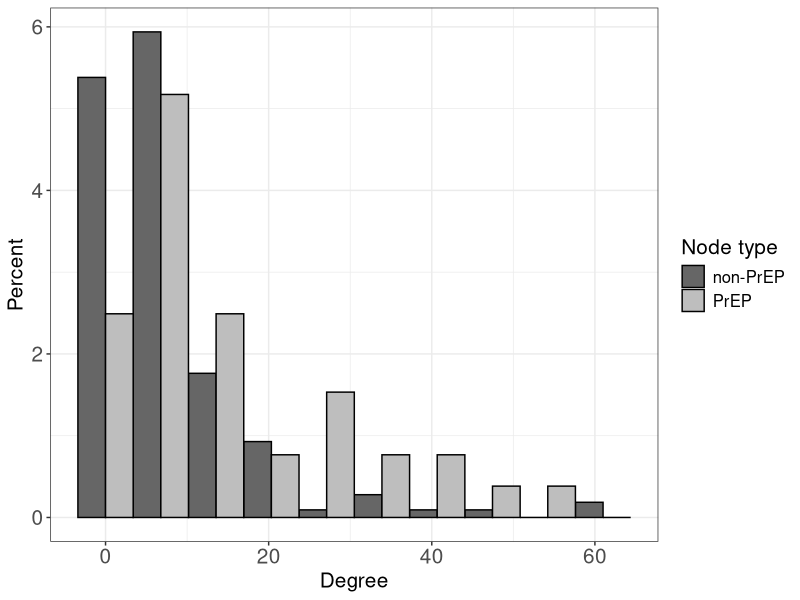
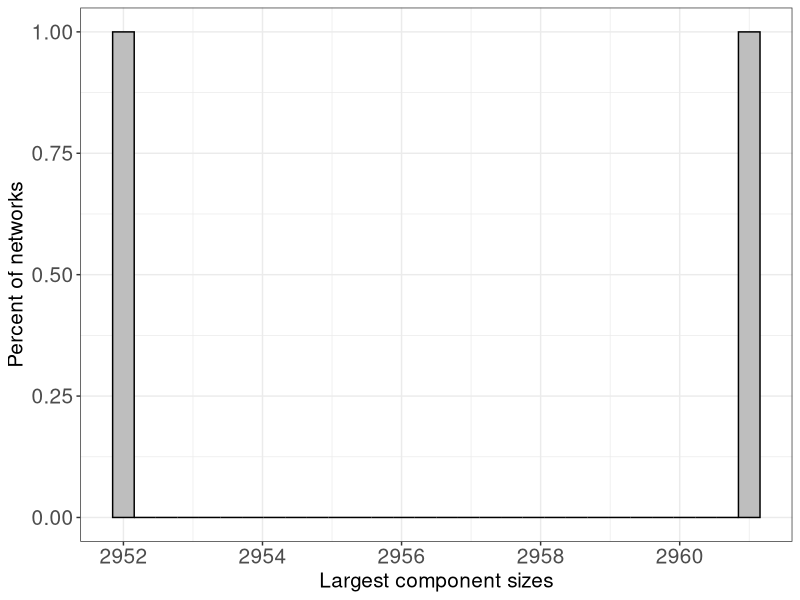
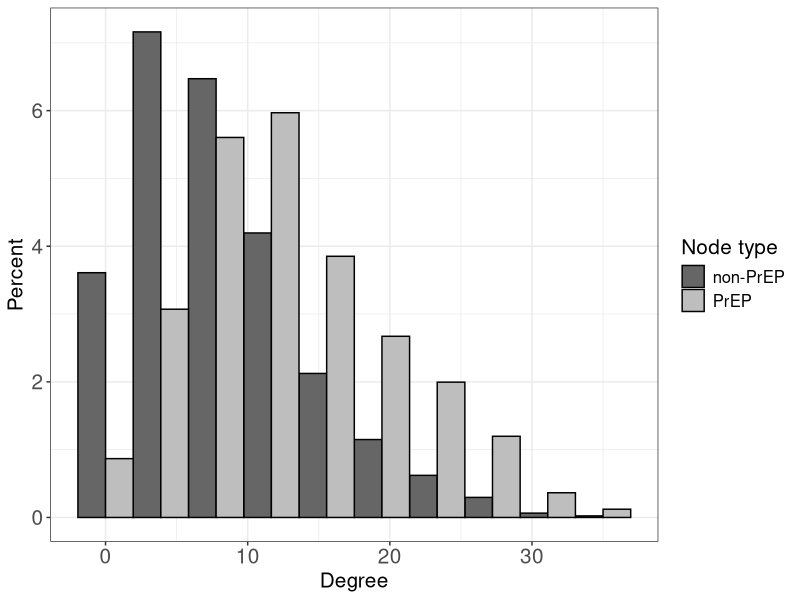
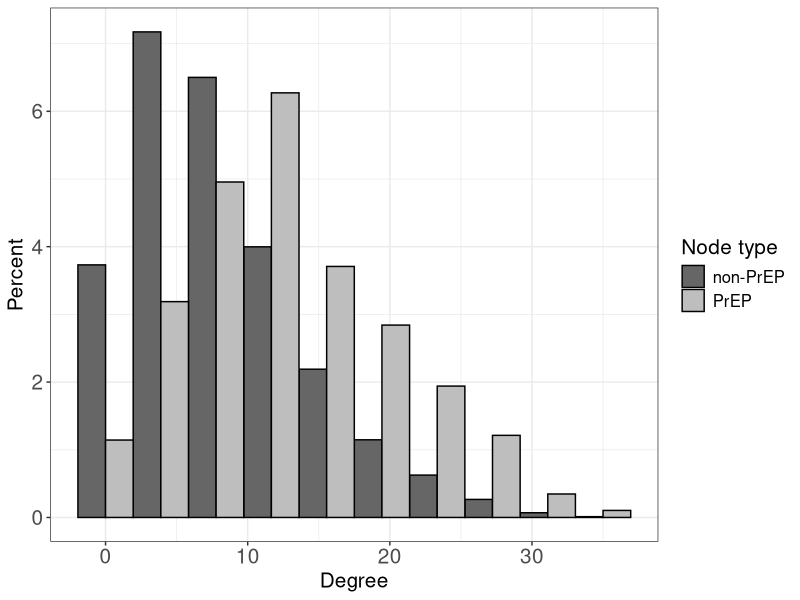
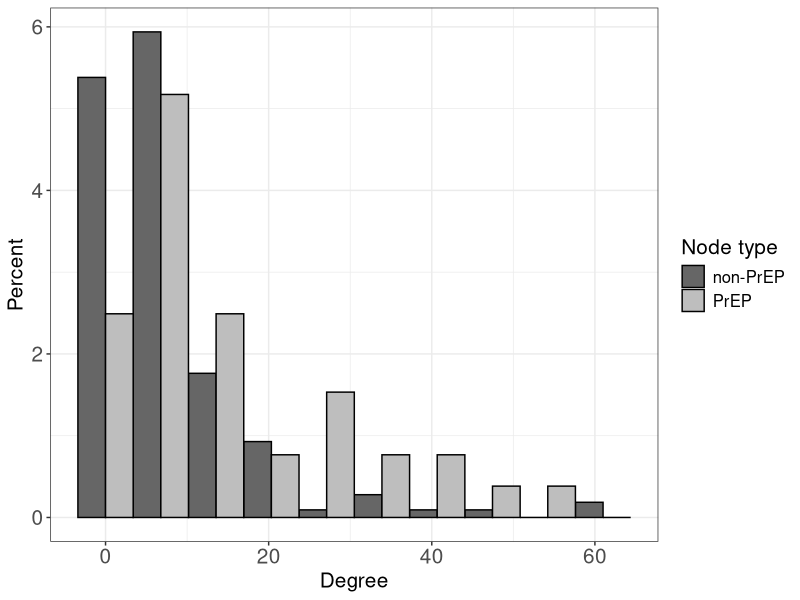
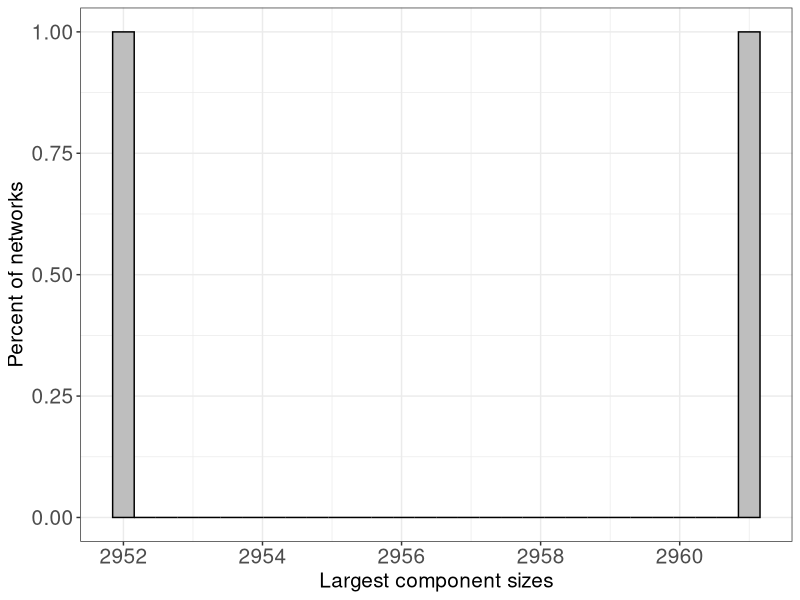
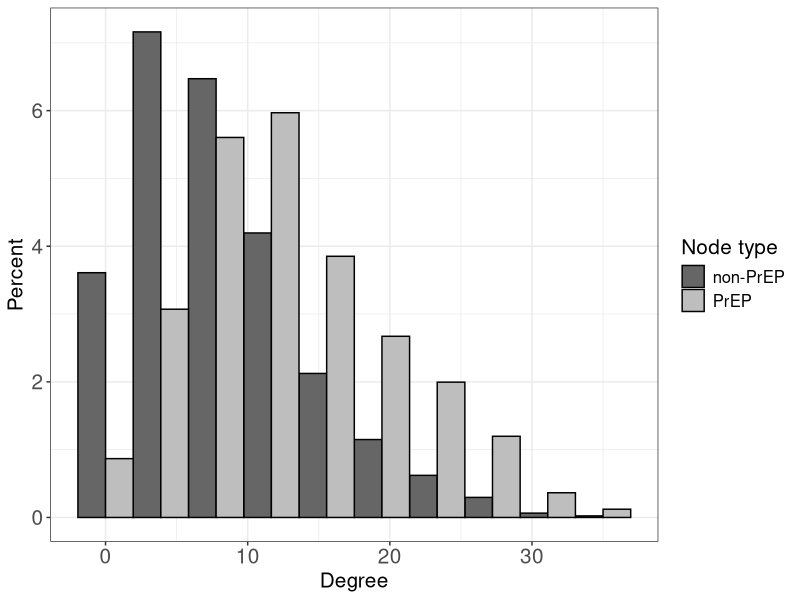
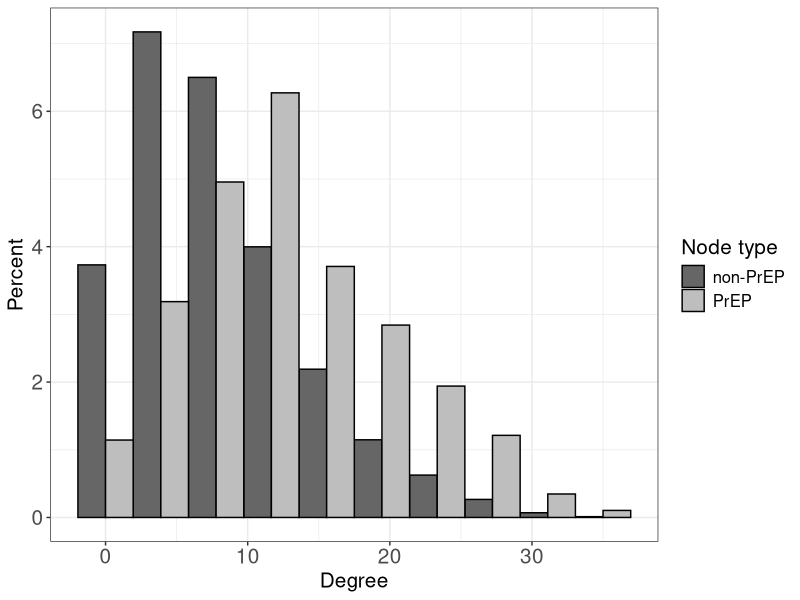

Here is the R script that generated these plots, in order:
library(tidyverse)
library(ggplot2)
library(dplyr)


#######################  DEGREE

summary_ergm_all <- read.csv('sims/attributes/summary_egocentric.csv')

##### Degree of egocentric sample

g_degree_ergm <- summary_ergm_all %>%  
  ggplot(aes(x= degree, fill = factor(treat))) + 
  geom_histogram(aes(y =100*c(..density..[..group..==1],
                              ..density..[..group..==2])),
                 position = 'dodge', bins = 10, colour = "black") + 
  labs(fill='Node type')+
  labs(x = 'Degree')+
  labs(y = 'Percent')+
  theme_bw() +
  scale_fill_manual(name = "Node type", labels = c("non-PrEP", "PrEP"),values = c("grey40","grey")) +
  theme(text = element_text(size = 15)) + 
  theme(axis.text.x = element_text(size = 15), axis.text.y = element_text(size = 15))
g_degree_ergm

ggsave(g_degree_ergm, file = 'Figures/degree_egocentric.eps',device = 'eps')


summary_ergm_all  %>% group_by(treat) %>%
  summarise_at(vars(degree), list(mean = mean, sd = sd))

summary_ergm_all  %>%
  summarise_at(vars(degree), list(mean = mean, sd=sd))


#### largest connected component sizes 

node_comm = read.csv('Summaries/summary_all_node_comm.csv')
node_comm_tmp <- node_comm %>% filter(type_comm_no_tr=='large') %>% group_by(type_comm_tr,net,treat) %>% count() 
lcc_sizes <- node_comm %>% group_by(net) %>% count()

g_lcc_sizes <- lcc_sizes %>% 
  ggplot(aes(x = n)) + 
  geom_histogram(position = 'dodge', fill = "grey", colour = 'black') +
  labs(x = 'Largest component sizes') + 
  labs(y = 'Percent of networks') +
  theme_bw() + 
  scale_fill_manual(values = c("grey","grey")) +
  theme(text = element_text(size = 15)) + 
  theme(axis.text.x = element_text(size = 15), axis.text.y = element_text(size = 15))

g_lcc_sizes

ggsave(g_lcc_sizes, file = paste0('Figures/largest_component_sizes.eps'),device = 'eps')

lcc_sizes %>% ungroup() %>% summarise_at(vars(n),list(mean = mean, sd = sd))


######## degree of data by PrEP usage of all 100 networks

summary_data_all <- read.csv('Summaries/summary_all_lcc.csv')

g_degree_data <- summary_data_all %>% #filter(net == i0) %>% 
  ggplot(aes(x= degree, fill = treat)) + 
  geom_histogram(aes(y =100*c(..density..[..group..==1],
                              ..density..[..group..==2])),
                 position = 'dodge', bins = 10, colour = "black") + 
  labs(x = 'Degree')+
  labs(y = 'Percent')+
  theme_bw() +
  scale_fill_manual(name = "Node type", labels = c("non-PrEP", "PrEP"),values = c("grey40","grey")) +
  theme(text = element_text(size = 15)) + 
  theme(axis.text.x = element_text(size = 15), axis.text.y = element_text(size = 15))

g_degree_data

ggsave(g_degree_data, file = 'Figures/degree_data.eps',device = 'eps')


summary_data_all %>% group_by(treat) %>%
  summarise_at(vars(degree), list(mean = mean,sd=sd))

summary_data_all  %>% 
  summarise_at(vars(degree), list(mean = mean,sd=sd))


######## degree of data by PrEP usage of one network

i0 <- 1

g_degree_data <- summary_data_all %>% filter(net == i0) %>% 
  ggplot(aes(x= degree, fill = treat)) + 
  geom_histogram(aes(y =100*c(..density..[..group..==1],
                              ..density..[..group..==2])),
                 position = 'dodge', bins = 10, colour = "black") + 
  labs(x = 'Degree')+
  labs(y = 'Percent')+
  theme_bw() +
  scale_fill_manual(name = "Node type", labels = c("non-PrEP", "PrEP"),values = c("grey40","grey")) +
  theme(text = element_text(size = 15)) + 
  theme(axis.text.x = element_text(size = 15), axis.text.y = element_text(size = 15))

g_degree_data

ggsave(g_degree_data, file = 'Figures/degree_data_one_net.eps',device = 'eps')


summary_data_all %>% filter(net ==i0) %>% group_by(treat) %>%
  summarise_at(vars(degree), list(mean = mean,sd=sd))

summary_data_all  %>% filter(net==i0) %>%
  summarise_at(vars(degree), list(mean = mean,sd=sd))


